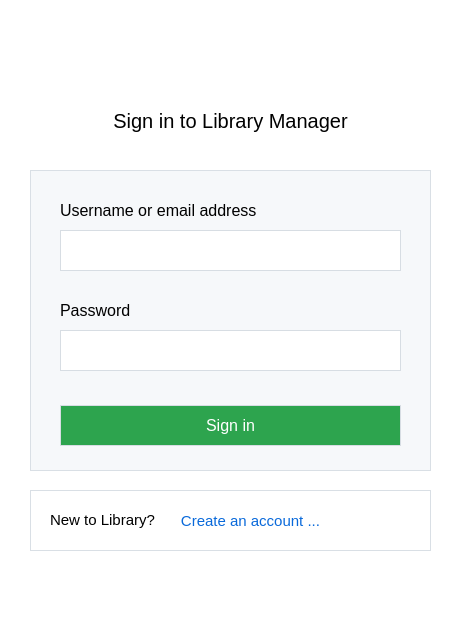
<?xml version="1.0" encoding="UTF-8"?>
<ui version="4.0">
 <class>SignInWindow</class>
 <widget class="QMainWindow" name="SignInWindow">
  <property name="geometry">
   <rect>
    <x>0</x>
    <y>0</y>
    <width>459</width>
    <height>621</height>
   </rect>
  </property>
  <property name="windowTitle">
   <string>Sign In</string>
  </property>
  <property name="styleSheet">
   <string notr="true">background-color:#FFFFFF</string>
  </property>
  <widget class="QWidget" name="centralwidget">
   <widget class="QLineEdit" name="lineEdit_username_email">
    <property name="geometry">
     <rect>
      <x>60</x>
      <y>230</y>
      <width>341</width>
      <height>41</height>
     </rect>
    </property>
    <property name="font">
     <font>
      <family>Segoe UI</family>
      <pointsize>10</pointsize>
     </font>
    </property>
    <property name="statusTip">
     <string>Enter your username/email</string>
    </property>
    <property name="styleSheet">
     <string notr="true">border-radius:0.4em;border :1px solid #D7DDE3;</string>
    </property>
    <property name="text">
     <string/>
    </property>
    <property name="clearButtonEnabled">
     <bool>true</bool>
    </property>
   </widget>
   <widget class="QLabel" name="label">
    <property name="geometry">
     <rect>
      <x>60</x>
      <y>200</y>
      <width>241</width>
      <height>21</height>
     </rect>
    </property>
    <property name="font">
     <font>
      <family>Segoe UI</family>
      <pointsize>12</pointsize>
     </font>
    </property>
    <property name="styleSheet">
     <string notr="true">background-color:#F6F8FA</string>
    </property>
    <property name="text">
     <string>Username or email address</string>
    </property>
   </widget>
   <widget class="QLabel" name="label_2">
    <property name="geometry">
     <rect>
      <x>60</x>
      <y>300</y>
      <width>151</width>
      <height>21</height>
     </rect>
    </property>
    <property name="font">
     <font>
      <family>Segoe UI</family>
      <pointsize>12</pointsize>
     </font>
    </property>
    <property name="styleSheet">
     <string notr="true">background-color:#F6F8FA</string>
    </property>
    <property name="text">
     <string>Password</string>
    </property>
   </widget>
   <widget class="QLabel" name="label_3">
    <property name="geometry">
     <rect>
      <x>20</x>
      <y>100</y>
      <width>421</width>
      <height>41</height>
     </rect>
    </property>
    <property name="font">
     <font>
      <family>Segoe UI</family>
      <pointsize>15</pointsize>
     </font>
    </property>
    <property name="text">
     <string>Sign in to Library Manager</string>
    </property>
    <property name="alignment">
     <set>Qt::AlignCenter</set>
    </property>
   </widget>
   <widget class="QFrame" name="frame">
    <property name="geometry">
     <rect>
      <x>30</x>
      <y>170</y>
      <width>401</width>
      <height>301</height>
     </rect>
    </property>
    <property name="font">
     <font>
      <family>Segoe UI</family>
     </font>
    </property>
    <property name="styleSheet">
     <string notr="true">background-color:#F6F8FA;border-radius:0.7em;border :1px solid #D9DFE5;</string>
    </property>
    <property name="frameShape">
     <enum>QFrame::Panel</enum>
    </property>
    <property name="frameShadow">
     <enum>QFrame::Plain</enum>
    </property>
    <property name="lineWidth">
     <number>2</number>
    </property>
    <property name="midLineWidth">
     <number>4</number>
    </property>
    <widget class="QPushButton" name="pushButton_Signin">
     <property name="geometry">
      <rect>
       <x>30</x>
       <y>235</y>
       <width>341</width>
       <height>41</height>
      </rect>
     </property>
     <property name="font">
      <font>
       <family>Segoe UI</family>
       <pointsize>12</pointsize>
      </font>
     </property>
     <property name="cursor">
      <cursorShape>PointingHandCursor</cursorShape>
     </property>
     <property name="statusTip">
      <string>Click to sign in ...</string>
     </property>
     <property name="styleSheet">
      <string notr="true">border-radius:0.4em;border :1px solid #D7DDE3;background-color:#2DA44E;color:white</string>
     </property>
     <property name="text">
      <string>Sign in</string>
     </property>
     <property name="shortcut">
      <string>Return</string>
     </property>
     <property name="autoDefault">
      <bool>false</bool>
     </property>
     <property name="default">
      <bool>false</bool>
     </property>
    </widget>
   </widget>
   <widget class="QLineEdit" name="lineEdit_password">
    <property name="geometry">
     <rect>
      <x>60</x>
      <y>330</y>
      <width>341</width>
      <height>41</height>
     </rect>
    </property>
    <property name="font">
     <font>
      <family>Segoe UI</family>
      <pointsize>10</pointsize>
     </font>
    </property>
    <property name="statusTip">
     <string>Enter your password</string>
    </property>
    <property name="styleSheet">
     <string notr="true">border-radius:0.4em;border :1px solid #D7DDE3;</string>
    </property>
    <property name="echoMode">
     <enum>QLineEdit::Password</enum>
    </property>
    <property name="clearButtonEnabled">
     <bool>true</bool>
    </property>
   </widget>
   <widget class="QLabel" name="label_4">
    <property name="geometry">
     <rect>
      <x>50</x>
      <y>504</y>
      <width>121</width>
      <height>31</height>
     </rect>
    </property>
    <property name="font">
     <font>
      <family>Segoe UI</family>
      <pointsize>11</pointsize>
     </font>
    </property>
    <property name="styleSheet">
     <string notr="true"/>
    </property>
    <property name="text">
     <string>New to Library?</string>
    </property>
   </widget>
   <widget class="QLabel" name="label_logo">
    <property name="geometry">
     <rect>
      <x>20</x>
      <y>10</y>
      <width>421</width>
      <height>91</height>
     </rect>
    </property>
    <property name="font">
     <font>
      <family>Segoe UI</family>
      <pointsize>15</pointsize>
     </font>
    </property>
    <property name="text">
     <string/>
    </property>
    <property name="alignment">
     <set>Qt::AlignCenter</set>
    </property>
   </widget>
   <widget class="QFrame" name="frame_2">
    <property name="geometry">
     <rect>
      <x>30</x>
      <y>490</y>
      <width>401</width>
      <height>61</height>
     </rect>
    </property>
    <property name="font">
     <font>
      <family>Segoe UI</family>
     </font>
    </property>
    <property name="styleSheet">
     <string notr="true">background-color:#ffffff;border-radius:0.7em;border :1px solid #D9DFE5;</string>
    </property>
    <property name="frameShape">
     <enum>QFrame::Panel</enum>
    </property>
    <property name="frameShadow">
     <enum>QFrame::Plain</enum>
    </property>
    <property name="lineWidth">
     <number>2</number>
    </property>
    <property name="midLineWidth">
     <number>4</number>
    </property>
    <widget class="QPushButton" name="pushButton_Signin_2">
     <property name="geometry">
      <rect>
       <x>30</x>
       <y>230</y>
       <width>341</width>
       <height>41</height>
      </rect>
     </property>
     <property name="font">
      <font>
       <family>Segoe UI</family>
       <pointsize>12</pointsize>
      </font>
     </property>
     <property name="styleSheet">
      <string notr="true">border-radius:0.4em;border :1px solid #D7DDE3;background-color:#2DA44E;color:white</string>
     </property>
     <property name="text">
      <string>Sign in</string>
     </property>
    </widget>
   </widget>
   <widget class="QLabel" name="label_error">
    <property name="geometry">
     <rect>
      <x>62</x>
      <y>375</y>
      <width>341</width>
      <height>21</height>
     </rect>
    </property>
    <property name="font">
     <font>
      <family>Segoe UI</family>
      <pointsize>9</pointsize>
     </font>
    </property>
    <property name="styleSheet">
     <string notr="true">background-color:#F6F8FA;color:red</string>
    </property>
    <property name="text">
     <string/>
    </property>
   </widget>
   <widget class="QPushButton" name="pushButton_create_account">
    <property name="geometry">
     <rect>
      <x>170</x>
      <y>505</y>
      <width>161</width>
      <height>31</height>
     </rect>
    </property>
    <property name="font">
     <font>
      <family>Segoe UI</family>
      <pointsize>11</pointsize>
     </font>
    </property>
    <property name="cursor">
     <cursorShape>PointingHandCursor</cursorShape>
    </property>
    <property name="statusTip">
     <string>Click to sign in ...</string>
    </property>
    <property name="styleSheet">
     <string notr="true">color:#0969DA</string>
    </property>
    <property name="text">
     <string>Create an account ...</string>
    </property>
    <property name="flat">
     <bool>true</bool>
    </property>
   </widget>
   <zorder>frame_2</zorder>
   <zorder>frame</zorder>
   <zorder>lineEdit_username_email</zorder>
   <zorder>label</zorder>
   <zorder>label_2</zorder>
   <zorder>label_3</zorder>
   <zorder>lineEdit_password</zorder>
   <zorder>label_4</zorder>
   <zorder>label_logo</zorder>
   <zorder>label_error</zorder>
   <zorder>pushButton_create_account</zorder>
  </widget>
  <widget class="QStatusBar" name="statusbar"/>
 </widget>
 <tabstops>
  <tabstop>lineEdit_username_email</tabstop>
  <tabstop>lineEdit_password</tabstop>
  <tabstop>pushButton_Signin</tabstop>
  <tabstop>pushButton_create_account</tabstop>
  <tabstop>pushButton_Signin_2</tabstop>
 </tabstops>
 <resources/>
 <connections/>
</ui>
